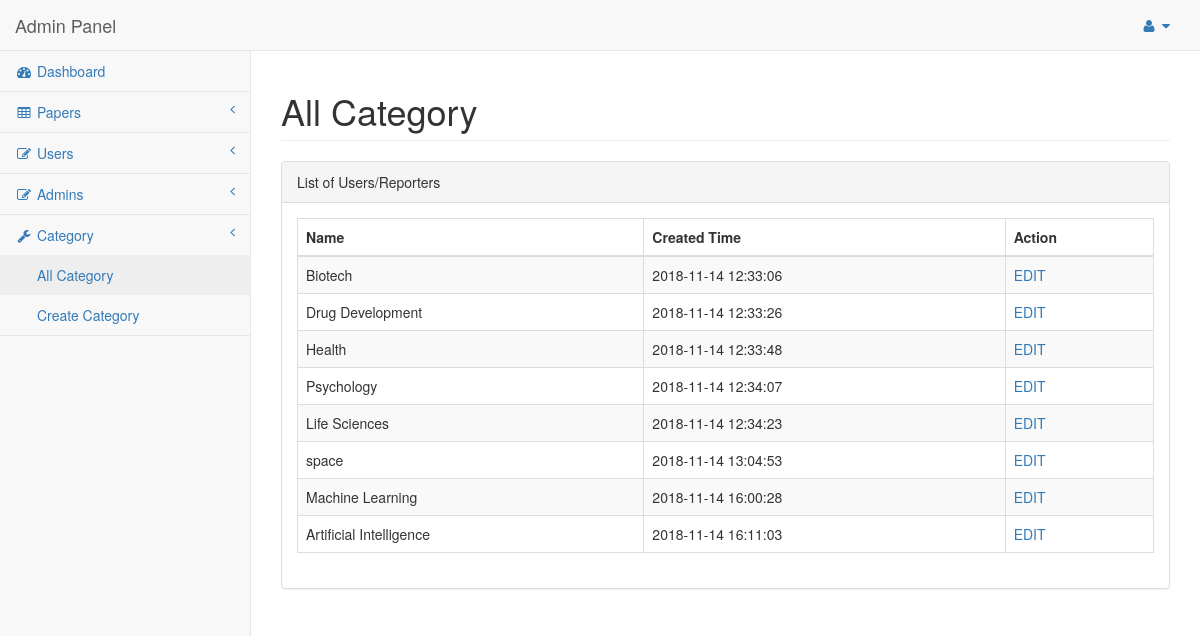
The app's page /admin/allCategory.php (signed in) with its own data.
### tables this page shows
CREATE TABLE `category` (
  `id` int(11) NOT NULL,
  `name` varchar(30) NOT NULL,
  `createdAt` datetime NOT NULL DEFAULT CURRENT_TIMESTAMP
);

### lib/category.php (called while the page is built, shortened)
<?php
include_once ('C:\xampp\htdocs\versity\config\database.php');
class Category{
    private $db;
    public function __construct()
    {
        $this->db = new database();
    }
    public function getAllCategory(){
        $query ="SELECT * FROM `category`";
        $stmt = $this->db->pdo->prepare($query);
        $stmt->execute();
        if($stmt){
            $allData = $stmt->fetchAll(PDO::FETCH_CLASS, "Category");
            return $allData;
        } else{
            return false;
        }
    }
}

### config/database.php (called while the page is built)
<?php
class database
{
    private $host="localhost";
    private $userName="root";
    private $password="";
    private $dbname="diu_research";
    public $pdo;
    public function __construct(){
        if(!isset($this->pdo)){
            try{
                $link = new PDO("mysql:hostname=".$this->host.";dbname=".$this->dbname."","$this->userName", "$this->password",array(PDO::MYSQL_ATTR_INIT_COMMAND => "SET NAMES 'utf8'") );
                $link->setAttribute(PDO::ATTR_ERRMODE, PDO::ERRMODE_EXCEPTION);
                $this->pdo = $link;
            }catch (PDOException $e){
                die("Field to connect database".$e->getMessage());
            }
        }
    }
}
?>

### admin/allCategory.php (the view, shortened to what this page needs)
<?php
include ('../lib/category.php');
?>
<!DOCTYPE html>
<html lang="en">
<?php
include_once ('adminHead.php');
?>
<?php
$categoryList = new Category();
$categories = $categoryList->getAllCategory();
?>
<body>
<div id="wrapper">
    <?php
    include_once ('adminNav.php');
    ?>
    <div id="page-wrapper">
        <div class="row">
            <div class="col-lg-12">
                <h1 class="page-header">All Category</h1>
            </div>
        </div>
        <div class="row">
            <div class="col-lg-12">
                <div class="panel panel-default">
                    <div class="panel-heading">
                        List of Users/Reporters
                    </div>
                    <div class="panel-body">
                        <table width="100%" class="table table-striped table-bordered table-hover" id="dataTables-example">
                            <thead>
                            <tr>
                                <th>Name</th>
                                <th>Created Time</th>
                                <th>Action</th>
                            </tr>
                            </thead>
                            <tbody>
                            <?php
                            foreach ($categories as $category){?>
                                <tr>
                                    <td><?=$category->name?></td>
                                    <td class="center"><?=$category->createdAt?></td>
                                    <td><a href="categoryEdit.php?id=<?=$category->id?>">EDIT</a></td>
                                </tr>
                                <?php
                            }
                            ?>
                            </tbody>
                        </table>
    </div>
</div>
</body>
</html>

### assets/css/sb-admin-2.css (style rules this page uses)
body { background-color: #f8f8f8; }
#wrapper { width: 100%; }
#page-wrapper { padding: 0 15px; min-height: 568px; background-color: white; }
@media (min-width: 768px) { #page-wrapper { position: inherit; margin: 0 0 0 250px; padding: 0 30px; border-left: 1px solid #e7e7e7; } }

### records on screen
category: name "Biotech", createdAt "2018-11-14 12:33:06"
category: name "Drug Development", createdAt "2018-11-14 12:33:26"
category: name "Health", createdAt "2018-11-14 12:33:48"
category: name "Psychology", createdAt "2018-11-14 12:34:07"
category: name "Life Sciences", createdAt "2018-11-14 12:34:23"
category: name "space", createdAt "2018-11-14 13:04:53"
category: name "Machine Learning", createdAt "2018-11-14 16:00:28"
category: name "Artificial Intelligence", createdAt "2018-11-14 16:11:03"
